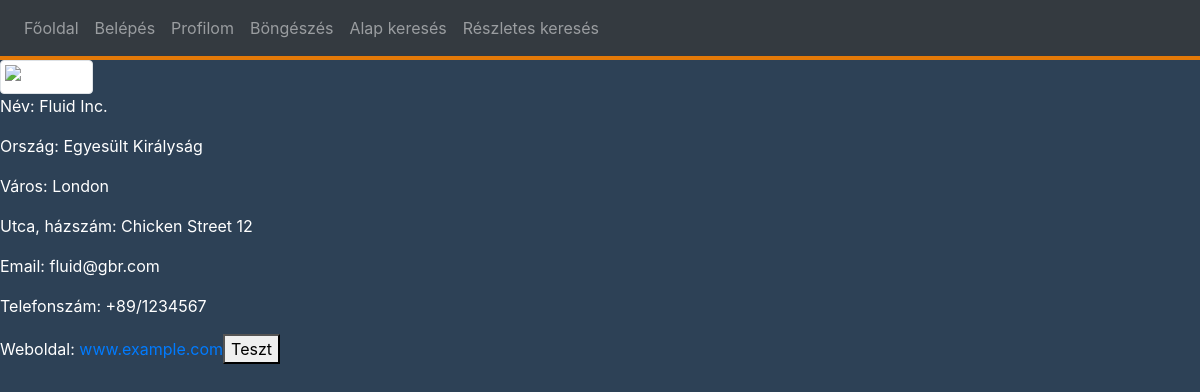
The page /index.php?page=myProfile (signed in) on the database its author committed.
### tables this page shows
CREATE TABLE `companies` (
  `compID` int(10) NOT NULL,
  `name` varchar(120) NOT NULL,
  `townID` int(10) NOT NULL,
  `street` varchar(120) NOT NULL,
  `houseNumber` int(10) NOT NULL,
  `email` varchar(120) NOT NULL,
  `phoneNumber` varchar(15) NOT NULL,
  `webpage` varchar(120) NOT NULL,
  `username` varchar(50) NOT NULL,
  `password` varchar(32) NOT NULL
);

CREATE TABLE `countries` (
  `countryID` varchar(3) NOT NULL,
  `name` varchar(120) NOT NULL
);

CREATE TABLE `towns` (
  `townID` int(10) NOT NULL,
  `name` varchar(120) NOT NULL,
  `countryID` varchar(3) NOT NULL
);

### controller/myProfile.php (called while the page is built, shortened)
<?php
    $driver = new Driver();
    $company = new Company();
    $country = new Country();
    $town = new Town();
    if($_SESSION["type"]=="driver"){
        $driver->set_user($_SESSION["id"], $conn);
        $town->set_town($driver->get_townID(),$conn);
        $country->set_country($town->get_country(),$conn);
    }else if($_SESSION["type"]=="company"){
        $company->set_user($_SESSION["id"], $conn);
        $town->set_town($company->get_townID(),$conn);
        $country->set_country($town->get_country(),$conn);
    }
    include 'view/myProfile.php';
?>

### model/Company.php (called while the page is built, shortened)
<?php
class Company {
    private $name;
    private $street;
    private $houseNumber;
    private $email;
    private $phoneNumber;
    private $webpage;
    public function set_user($id, $conn) {
        $sql = "SELECT compID, `name`, townID, street, houseNumber, email, phoneNumber, webpage, username, `password` FROM companies";
        $sql .= " WHERE compID = ".mysqli_real_escape_string($conn,$id)." ";
        $result = $conn->query($sql);
        if ($conn->query($sql)) {
            if ($result->num_rows > 0) {
                $row = $result->fetch_assoc();
                $this->name = $row['name'];
                $this->street = $row['street'];
                $this->houseNumber = $row['houseNumber'];
                $this->email = $row['email'];
                $this->phoneNumber = $row['phoneNumber'];
                $this->webpage = $row['webpage'];
        }
        else {
            echo "Error: " . $sql . "<br>" . $conn->error;
        }
        }
    }
    public function get_name(){
        return $this->name;
    }
    public function get_street(){
        return $this->street;
    }
    public function get_houseNumber(){
        return $this->houseNumber;
    }
    public function get_email(){
        return $this->email;
    }
    public function get_phone(){
        return $this->phoneNumber;
    }
    public function get_webpage(){
        return $this->webpage;
    }
}
?>

### model/Country.php (called while the page is built, shortened)
<?php
class Country{
    private $name;
    public function set_country($id, $conn) {
        $sql = "SELECT countryID, name FROM countries";
        $sql .= " WHERE countryID LIKE '".mysqli_real_escape_string($conn,$id)."' ";
        $result = $conn->query($sql);
        if ($conn->query($sql)) {
            if ($result->num_rows > 0) {
                $row = $result->fetch_assoc();
                $this->name = $row['name'];
        }
        else {
            echo "Error: " . $sql . "<br>" . $conn->error;
        }
        }
    }
    public function get_name(){
        return $this->name;
    }
}
?>

### model/Town.php (called while the page is built, shortened)
<?php
class Town{
    private $name;
    public function set_town($id, $conn) {
        $sql = "SELECT townID, name, countryID FROM towns";
        $sql .= " WHERE townID LIKE '".mysqli_real_escape_string($conn,$id)."' ";
        $result = $conn->query($sql);
        if ($conn->query($sql)) {
            if ($result->num_rows > 0) {
                $row = $result->fetch_assoc();
                $this->name = $row['name'];
        }
        else {
            echo "Error: " . $sql . "<br>" . $conn->error;
        }
        }
    }
    public function get_name(){
        return $this->name;
    }
}
?>

### view/myProfile.php (the view)
<?php
    if(!empty($_SESSION["id"]) and $_SESSION["type"]=="driver"){
?>
<img src="https://external-content.duckduckgo.com/iu/?u=https%3A%2F%2Fi.pinimg.com%2F736x%2F65%2F25%2Fa0%2F6525a08f1df98a2e3a545fe2ace4be47.jpg&f=1&nofb=1" alt="Profilkép" class="img-thumbnail img-responsive">
<p>Név: <?php echo $driver->get_lastname()." ".$driver->get_firstname()?></p>
<p>Ország: <?php echo $country->get_name() ?></p>
<p>Város: <?php echo $town->get_name()?></p>
<p>Utca, házszám: <?php echo $driver->get_street()." ".$driver->get_houseNumber()?></p>
<p>Email: <?php echo $driver->get_email()?></p>
<p>Telefonszám: <?php echo $driver->get_phone()?></p>
<?php
}else if(!empty($_SESSION["id"]) and $_SESSION["type"]=="company"){
?>
<img src="https://external-content.duckduckgo.com/iu/?u=https%3A%2F%2Fi.pinimg.com%2F736x%2F65%2F25%2Fa0%2F6525a08f1df98a2e3a545fe2ace4be47.jpg&f=1&nofb=1" alt="Profilkép" class="img-thumbnail img-responsive">
<p>Név: <?php echo $company->get_name()?></p>
<p>Ország: <?php echo $country->get_name() ?></p>
<p>Város: <?php echo $town->get_name()?></p>
<p>Utca, házszám: <?php echo $company->get_street()." ".$company->get_houseNumber()?></p>
<p>Email: <?php echo $company->get_email()?></p>
<p>Telefonszám: <?php echo $company->get_phone()?></p>
<p>Weboldal: <?php echo "<a href='https://".$company->get_webpage()."' target='_blank'>".$company->get_webpage()."</a>"?>
<?php
}
?>
<button type="button">Teszt</button>

### includes/htmlheader.inc.php (shortened to what this page needs)
<!doctype html>
<html lang="hu">
<head>
    <link rel="stylesheet" type="text/css" href="css/style.css">
    <link rel="stylesheet" href="https://maxcdn.bootstrapcdn.com/bootstrap/4.0.0/css/bootstrap.min.css">
</head>

### index.php (shortened to what this page needs)
<?php
require 'includes/db.inc.php';
require 'model/Company.php';
require 'model/Country.php';
require 'model/Town.php';
$page = 'index';
if(isset($_REQUEST['page'])) {
        if(file_exists('controller/'.$_REQUEST['page'].'.php')) {
                $page = $_REQUEST['page'];
        }
}
$menupontok = array(    'index' => "Főoldal",
                        'login' => "Belépés",
                        'register' => "Regisztrálás",
                        'myProfile' => "Profilom",
                        'browser' => "Böngészés",
                        'search' => "Alap keresés",
                        'advancedSearch' => "Részletes keresés"
                );
include 'includes/htmlheader.inc.php';
?>
<body class="bbody">
<?php
include 'includes/menu.inc.php';
if(file_exists('controller/'.$_REQUEST['page'].'.php')){
        include 'controller/'.$page.'.php';
}else{
        header('Location: index.php?page=404');
        exit();
}
?>
</body>
</html>

### includes/menu.inc.php (shortened to what this page needs)
<nav class="navbar navbar-expand-lg navbar-dark bg-dark">
  <div class="collapse navbar-collapse" id="navbarNav">
    <ul class="navbar-nav">
      <?php
        foreach($menupontok as $key => $value) {
            $active = '';
            if(!empty($_SESSION["id"]) and $key=="register"){
              continue;
            }
            ?>
            <li class="nav-item<?php echo $active; ?>">
                <a class="nav-link" href="index.php?page=<?php echo $key; ?>"><?php echo $value; ?></a>
            </li>
            <?php
        }
      ?>
    </ul>
  </div>
</nav>

### css/style.css (style rules this page uses)
nav { border-bottom: 4px solid #e47908; }
.bbody { background-color: #2d4156; color: white; }

### rows shown on the page
companies: name "Fluid Inc.", street "Chicken Street", houseNumber "12", email "fluid@gbr.com", phoneNumber "+89/1234567", webpage "www.example.com"
countries: name "Egyesült Királyság"
towns: name "London"

### other values the page prints
$value "Főoldal"
$value "Belépés"
$value "Profilom"
$value "Böngészés"
$value "Alap keresés"
$value "Részletes keresés"
